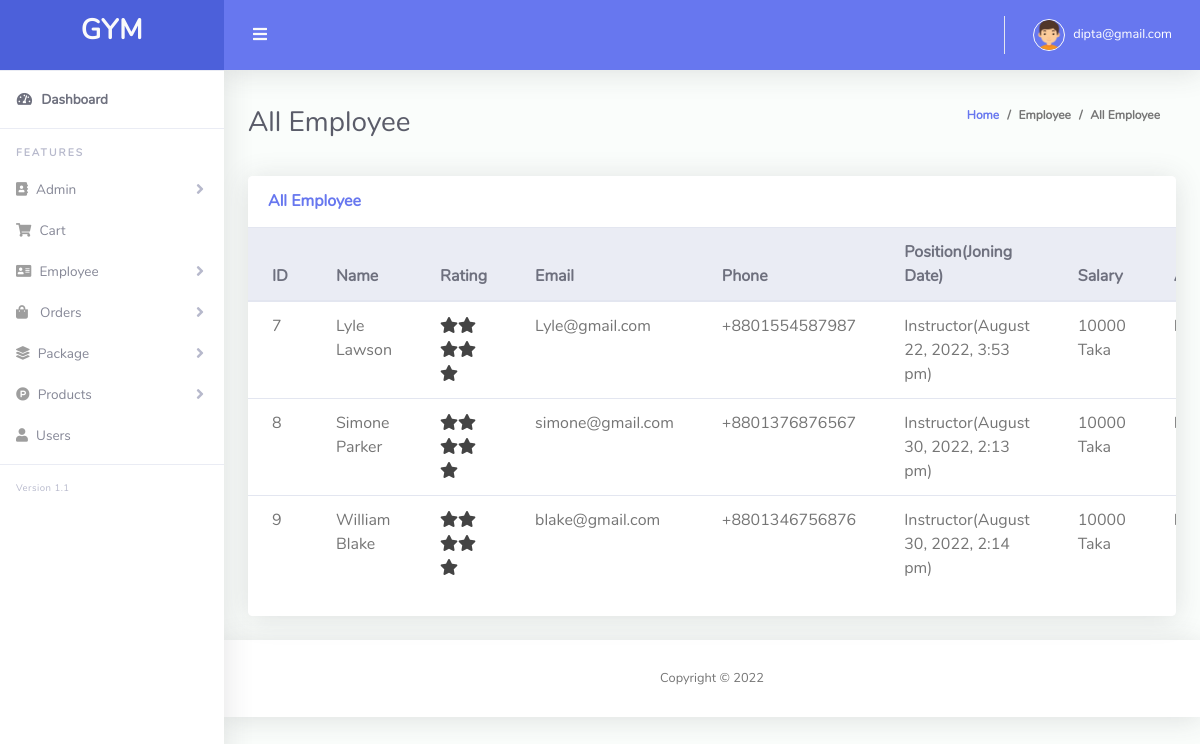
/admin/employee_list.php (signed in), run on the app's committed database.
### tables this page shows
CREATE TABLE `employee_table` (
  `emp_id` int(11) NOT NULL,
  `emp_name` varchar(200) NOT NULL,
  `emp_job_status` varchar(200) NOT NULL,
  `emp_email` varchar(200) NOT NULL,
  `emp_phone` varchar(200) NOT NULL,
  `emp_image` varchar(200) NOT NULL,
  `emp_salary` varchar(200) NOT NULL,
  `create_emp` timestamp NOT NULL DEFAULT current_timestamp(),
  `emp_address` text NOT NULL,
  `total_rat` int(11) DEFAULT NULL,
  `hit` int(11) DEFAULT NULL
);

### Classes/DB.php (called while the page is built, shortened)
<?php
class DB
{
    public function connect(){
        $this->conn = new mysqli("localhost","root","","gym");
        if ($this->conn->connect_error) {
          die("Connection failed: " . $this->conn->connect_error);
        }
        else{
            return $msg =  "connected";
        }
    }
}

### Classes/EmployeeClass.php (called while the page is built, shortened)
<?php
include_once 'db.php';
class EmployeeClass extends DB
{
    public function viewEmployee()
    {
        $qry = "SELECT * FROM employee_table";
        $result = $this->conn->query($qry);
        return $result;
    }
}

### admin/employee_list.php (the view, shortened to what this page needs)
<?php include 'layouts/header.php';
?>
<div class="container-fluid" id="container-wrapper">
    <div class="d-sm-flex align-items-center justify-content-between mb-4">
        <h1 class="h3 mb-0 text-gray-800">All Employee</h1>
        <ol class="breadcrumb">
            <li class="breadcrumb-item"><a href="./">Home</a></li>
            <li class="breadcrumb-item">Employee</li>
            <li class="breadcrumb-item active" aria-current="page">All Employee</li>
        </ol>
    </div>
    <div class="row">
        <div class="col-lg-12 mb-4">
            <div class="card">
                <div class="card-header py-3 d-flex flex-row align-items-center justify-content-between">
                    <h6 class="m-0 font-weight-bold text-primary">All Employee</h6>
                </div>
                <div class="table-responsive">
                    <table class="table align-items-center table-flush">
                        <thead class="thead-light">
                            <tr>
                                <th>ID</th>
                                <th>Name</th>
                                <th>Rating</th>
                                <th>Email</th>
                                <th>Phone</th>
                                <th>Position(Joning Date)</th>
                                <th>Salary <br></th>
                                <th>Address</th>
                            </tr>
                        </thead>
                        <tbody>
                            <?php
                            $view = $emp->viewEmployee();
                            foreach ($view as $value) {
                            ?>
                                <tr>
                                    <td><?php echo $value['emp_id']; ?></td>
                                    <td><?php echo $value['emp_name']; ?></td>
                                    <td><?php
                                        if ($value['total_rat'] == NULL || $value['hit'] == NULL) {
                                            for ($i = 0; $i < 5; $i++) {
                                                echo '<span style="color:#444;" class="fa fa-star"></span>';
                                            }
                                        } ?>
                                    </td>
                                    <td><?php echo $value['emp_email']; ?></td>
                                    <td><?php echo $value['emp_phone']; ?></td>
                                    <td><?php echo $value['emp_job_status'] . "(" . date("F j, Y, g:i a", strtotime($value['create_emp'])) . ")"; ?> </td>
                                    <td><?php echo $value['emp_salary']; ?> Taka</td>
                                    <td><?php echo $value['emp_address']; ?> </td>
                                </tr>
                            <?php } ?>
                        </tbody>
                    </table>
                </div>
                <div class="card-footer"></div>
            </div>
        </div>
    </div>
</div>
<?php include 'layouts/footer.php'; ?>

### data on the page
employee_table: emp_id "7", emp_name "Lyle Lawson", emp_email "Lyle@gmail.com", emp_phone "+8801554587987", emp_job_status "Instructor", create_emp "August 22, 2022, 3:53 pm", emp_salary "10000"
employee_table: emp_id "8", emp_name "Simone Parker", emp_email "simone@gmail.com", emp_phone "+8801376876567", emp_job_status "Instructor", create_emp "August 30, 2022, 2:13 pm", emp_salary "10000"
employee_table: emp_id "9", emp_name "William Blake", emp_email "blake@gmail.com", emp_phone "+8801346756876", emp_job_status "Instructor", create_emp "August 30, 2022, 2:14 pm", emp_salary "10000"

### other printed values
$_SESSION['admin_email'] "dipta@gmail.com"
